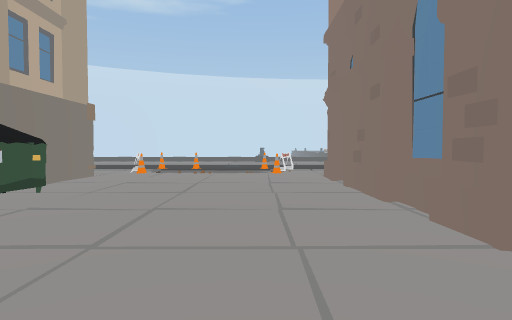
view 1 (above)

24 first-person views from a walk through a scene from a Unity 3-D project. The camera is 1.2 m above the floor, tilts 2° down and sees 75° across. The floor is counted in squares, 2 m on a side. Each view is taken from the middle of a square. On the plan, view 1 faces up. The plan holds only what a view shows up to about 10 squares ahead; the rest is blank. The place goes on beyond the plan. The player is left out. Some surface patterns are stand-ins.

view 2
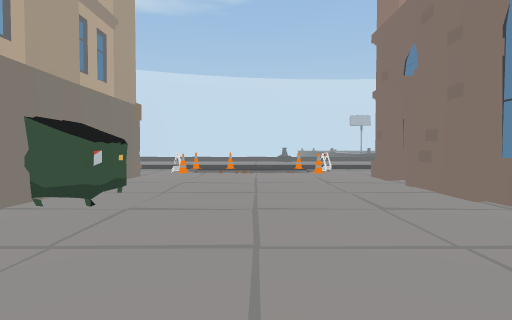

view 3
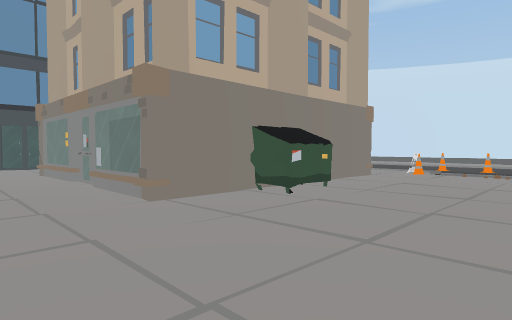

view 4
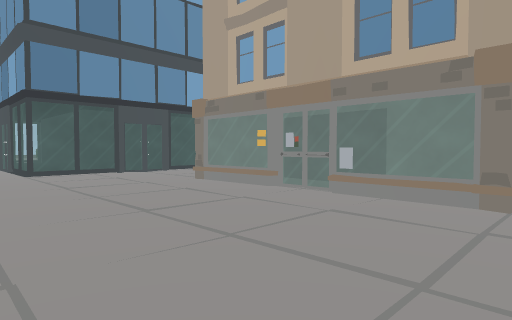

view 5
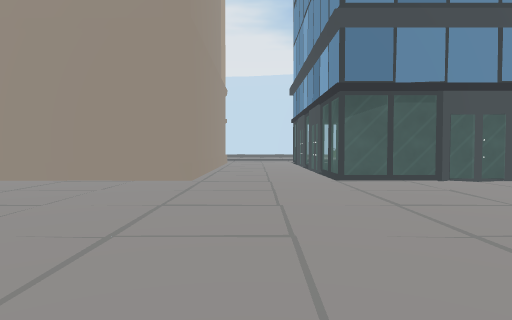

view 6
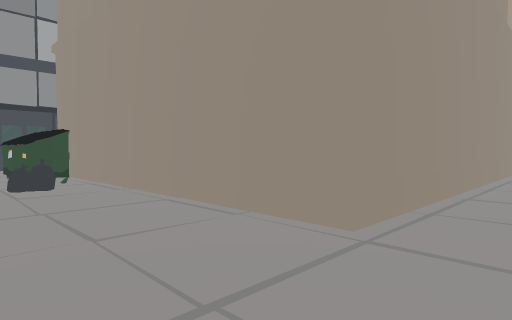

view 7
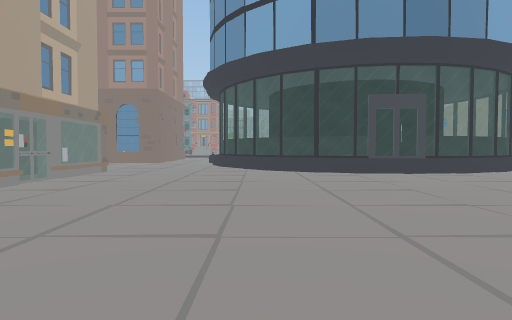

view 8
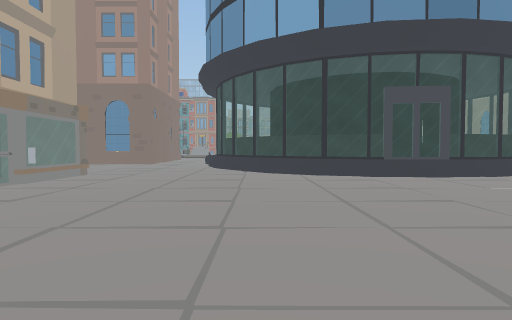

view 9
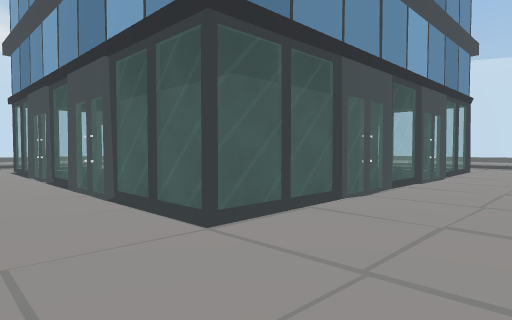

view 10
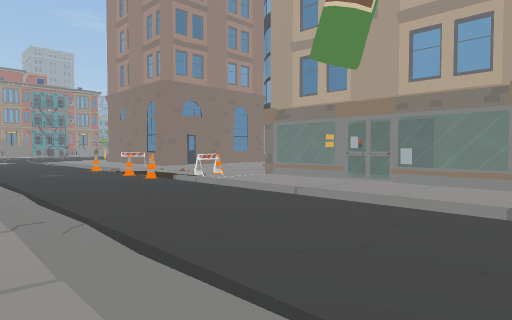

view 11
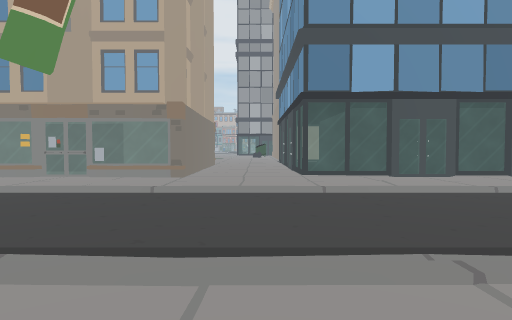

view 12
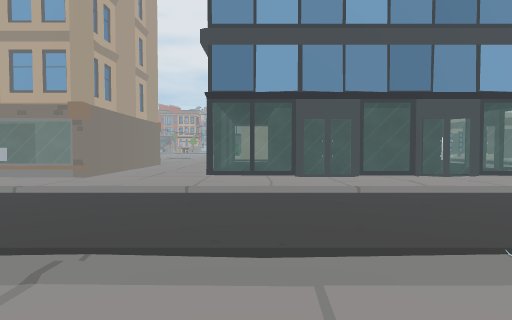

view 13
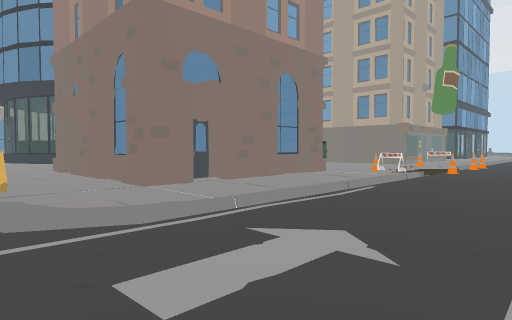

view 14
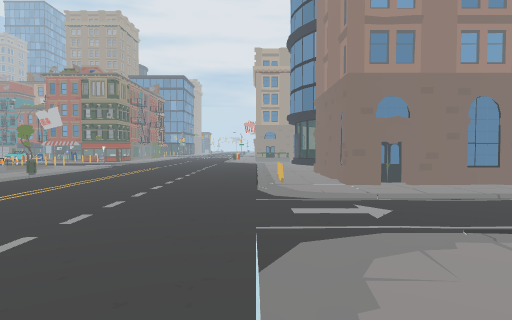

view 15
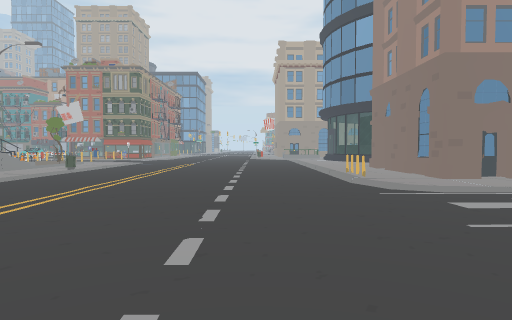

view 16
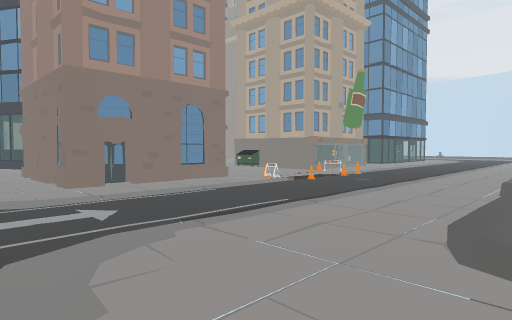

view 17
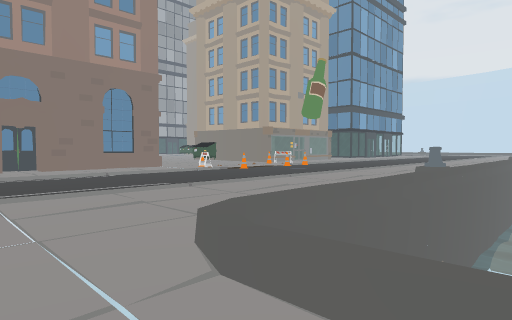

view 18
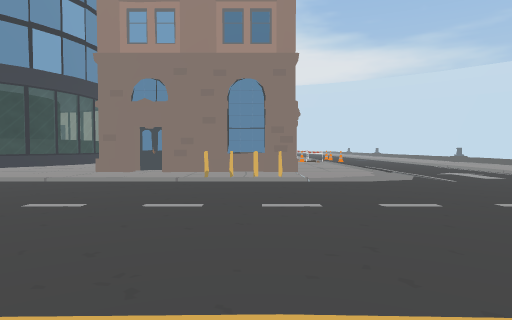

view 19
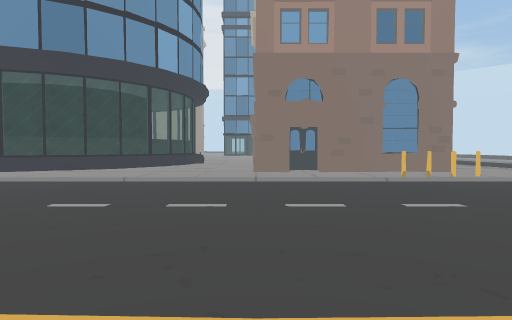

view 20
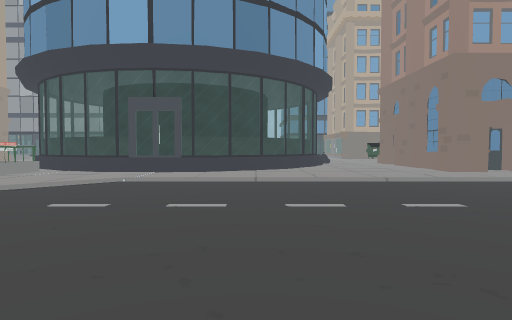

view 21
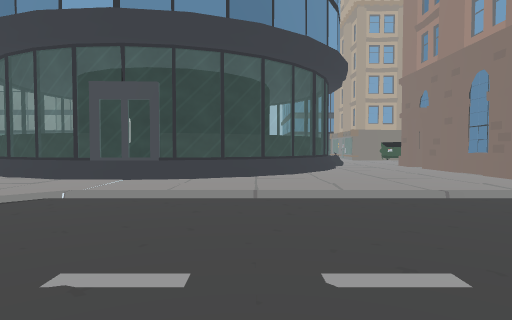

view 22
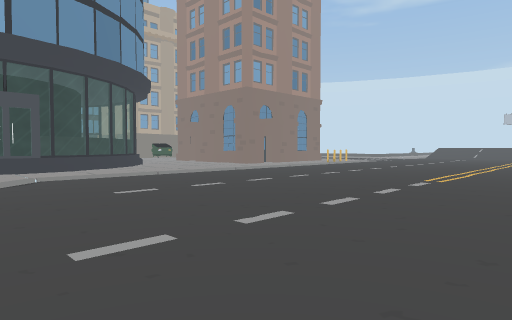

view 23
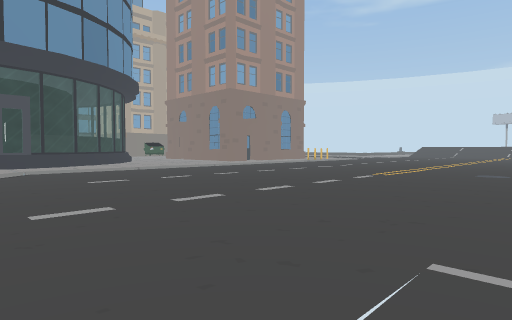

view 24
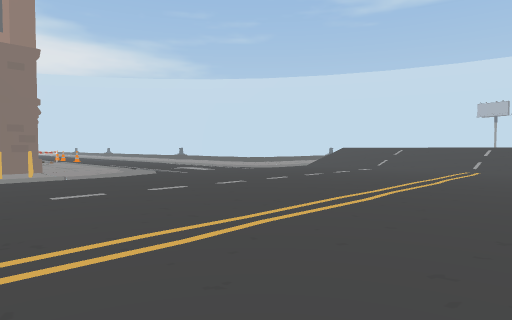

### Floor plan
Key: @ floor where view 1 was taken; # wall or solid block; . main floor; : floor 0.75 m higher than the main floor; / step, stairs or slope; = window, fence, low wall or low ledge; v drop or lower ground; T thing the floor can be seen under or through; O other object.
Columns run from 18 left of view 1 to 17 right of it. Each row starts with its distance up from view 1.
 17                          .
 16                         v  /   ///
 15                       vv.    /////
 14       . .                .//......
 13          .               ./.......
 12     //////////////////////........
 11    ............/../...............
 10    ............OO.O...............
  9                O===O     //........
  8                O=.O.     .//.......
  7  ===TT==  O=#=O.....### #.//.......
  6 =......=    #OO     #O O#.O/.......
  5 =#######      O     OO  O. /.......
  4 =#   =##  OO  OO    OO  O. /......
  3      =#=  OO#OOO   .#O  #  /.......
  2      ##=  O=#=O    .#####  /.......
  1 =#####.=                   /.......
  0 ========         .@        /.......
 -1 .. .....        .=   =/    /.......
 -2       .. .   . /=     ==   /.......
 -3    .....      .=     #:=/  /......./
 -4 OOOOOOO.      /=##    #:=  /........
 -5 OO   OO       /=#     #=#. /........
 -6      OO       #:#     #==../......//
 -7      OO       /=#     #:=.... ...../
 -8      OO#O     .=#      ##...

Where each view was taken, in squares from view 1:
view 1: 0 up, 0 right, facing up
view 2: 0 up, 1 left, facing up
view 3: 0 up, 0 right, facing up-left
view 4: 2 down, 3 left, facing up-left
view 5: 2 down, 5 left, facing left
view 6: 2 down, 9 left, facing down-left
view 7: 2 down, 12 left, facing right
view 8: 2 down, 11 left, facing right
view 9: 2 down, 9 left, facing up-left
view 10: 13 up, 9 left, facing down-right
view 11: 14 up, 10 left, facing down
view 12: 14 up, 12 left, facing down
view 13: 12 up, 9 right, facing down-left
view 14: 16 up, 9 right, facing down
view 15: 15 up, 11 right, facing down
view 16: 16 up, 9 right, facing down-left
view 17: 17 up, 7 right, facing down-left
view 18: 6 up, 15 right, facing left
view 19: 2 up, 15 right, facing left
view 20: 3 down, 15 right, facing left
view 21: 3 down, 13 right, facing left
view 22: 7 down, 16 right, facing up-left
view 23: 7 down, 17 right, facing up-left
view 24: 5 up, 16 right, facing up-left
